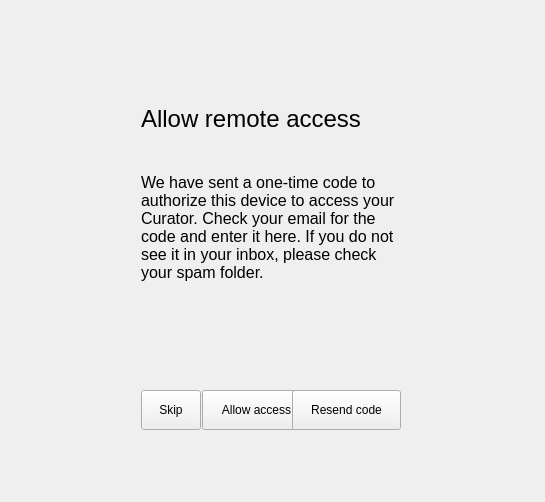
<?xml version="1.0" encoding="UTF-8"?>
<ui version="4.0">
 <class>CodeDialog</class>
 <widget class="QWidget" name="CodeDialog">
  <property name="geometry">
   <rect>
    <x>0</x>
    <y>0</y>
    <width>545</width>
    <height>502</height>
   </rect>
  </property>
  <property name="windowTitle">
   <string/>
  </property>
  <layout class="QVBoxLayout" name="verticalLayout_5">
   <property name="leftMargin">
    <number>0</number>
   </property>
   <property name="topMargin">
    <number>0</number>
   </property>
   <property name="rightMargin">
    <number>0</number>
   </property>
   <property name="bottomMargin">
    <number>0</number>
   </property>
   <item>
    <widget class="QFrame" name="frameInnerVert">
     <property name="class" stdset="0">
      <string notr="true">helper_frame</string>
     </property>
     <layout class="QVBoxLayout" name="verticalLayout">
      <property name="leftMargin">
       <number>12</number>
      </property>
      <property name="topMargin">
       <number>1</number>
      </property>
      <property name="rightMargin">
       <number>12</number>
      </property>
      <property name="bottomMargin">
       <number>1</number>
      </property>
      <item>
       <spacer name="verticalSpacer">
        <property name="orientation">
         <enum>Qt::Orientation::Vertical</enum>
        </property>
        <property name="sizeHint" stdset="0">
         <size>
          <width>20</width>
          <height>10</height>
         </size>
        </property>
       </spacer>
      </item>
      <item>
       <widget class="QFrame" name="frameInnerHoriz">
        <property name="class" stdset="0">
         <string notr="true">helper_frame</string>
        </property>
        <layout class="QHBoxLayout" name="horizontalLayout_2">
         <property name="leftMargin">
          <number>1</number>
         </property>
         <property name="topMargin">
          <number>12</number>
         </property>
         <property name="rightMargin">
          <number>1</number>
         </property>
         <property name="bottomMargin">
          <number>12</number>
         </property>
         <item>
          <spacer name="horizontalSpacer_2">
           <property name="orientation">
            <enum>Qt::Orientation::Horizontal</enum>
           </property>
           <property name="sizeHint" stdset="0">
            <size>
             <width>68</width>
             <height>20</height>
            </size>
           </property>
          </spacer>
         </item>
         <item>
          <widget class="QFrame" name="frame">
           <property name="minimumSize">
            <size>
             <width>312</width>
             <height>408</height>
            </size>
           </property>
           <property name="maximumSize">
            <size>
             <width>312</width>
             <height>408</height>
            </size>
           </property>
           <layout class="QVBoxLayout" name="verticalLayout_2">
            <property name="leftMargin">
             <number>24</number>
            </property>
            <property name="topMargin">
             <number>24</number>
            </property>
            <property name="rightMargin">
             <number>24</number>
            </property>
            <property name="bottomMargin">
             <number>24</number>
            </property>
            <item>
             <widget class="QLabel" name="lblHeader">
              <property name="font">
               <font>
                <pointsize>18</pointsize>
               </font>
              </property>
              <property name="text">
               <string>Allow remote access</string>
              </property>
              <property name="class" stdset="0">
               <string notr="true">text_label</string>
              </property>
             </widget>
            </item>
            <item>
             <widget class="QLabel" name="lblText">
              <property name="font">
               <font>
                <pointsize>12</pointsize>
               </font>
              </property>
              <property name="text">
               <string>We have sent a one-time code to authorize this device to access your Curator. Check your email for the code and enter it here. If you do not see it in your inbox, please check your spam folder.</string>
              </property>
              <property name="wordWrap">
               <bool>true</bool>
              </property>
              <property name="class" stdset="0">
               <string notr="true">text_label</string>
              </property>
             </widget>
            </item>
            <item>
             <widget class="QFrame" name="frameInput">
              <property name="minimumSize">
               <size>
                <width>0</width>
                <height>24</height>
               </size>
              </property>
              <layout class="QVBoxLayout" name="verticalLayout_3">
               <property name="spacing">
                <number>0</number>
               </property>
               <property name="leftMargin">
                <number>0</number>
               </property>
               <property name="topMargin">
                <number>0</number>
               </property>
               <property name="rightMargin">
                <number>0</number>
               </property>
               <property name="bottomMargin">
                <number>0</number>
               </property>
               <item>
                <widget class="CodeInputWidget" name="codeInputWidget" native="true"/>
               </item>
               <item>
                <widget class="QFrame" name="frameError">
                 <property name="minimumSize">
                  <size>
                   <width>0</width>
                   <height>20</height>
                  </size>
                 </property>
                 <property name="maximumSize">
                  <size>
                   <width>16777215</width>
                   <height>20</height>
                  </size>
                 </property>
                 <layout class="QVBoxLayout" name="verticalLayout_4">
                  <property name="leftMargin">
                   <number>0</number>
                  </property>
                  <property name="topMargin">
                   <number>0</number>
                  </property>
                  <property name="rightMargin">
                   <number>0</number>
                  </property>
                  <property name="bottomMargin">
                   <number>0</number>
                  </property>
                  <item>
                   <widget class="QLabel" name="lblError">
                    <property name="text">
                     <string/>
                    </property>
                   </widget>
                  </item>
                 </layout>
                </widget>
               </item>
              </layout>
             </widget>
            </item>
            <item>
             <widget class="QFrame" name="frameButtons">
              <property name="sizePolicy">
               <sizepolicy hsizetype="Preferred" vsizetype="Fixed">
                <horstretch>0</horstretch>
                <verstretch>0</verstretch>
               </sizepolicy>
              </property>
              <property name="minimumSize">
               <size>
                <width>0</width>
                <height>42</height>
               </size>
              </property>
              <property name="class" stdset="0">
               <string notr="true">helper_frame</string>
              </property>
              <layout class="QHBoxLayout" name="horizontalLayout">
               <property name="spacing">
                <number>1</number>
               </property>
               <property name="leftMargin">
                <number>0</number>
               </property>
               <property name="topMargin">
                <number>1</number>
               </property>
               <property name="rightMargin">
                <number>0</number>
               </property>
               <property name="bottomMargin">
                <number>1</number>
               </property>
               <item>
                <spacer name="horizontalSpacer">
                 <property name="orientation">
                  <enum>Qt::Orientation::Horizontal</enum>
                 </property>
                 <property name="sizeHint" stdset="0">
                  <size>
                   <width>1</width>
                   <height>10</height>
                  </size>
                 </property>
                </spacer>
               </item>
               <item>
                <widget class="QPushButton" name="btnSkip">
                 <property name="minimumSize">
                  <size>
                   <width>60</width>
                   <height>40</height>
                  </size>
                 </property>
                 <property name="maximumSize">
                  <size>
                   <width>60</width>
                   <height>16777215</height>
                  </size>
                 </property>
                 <property name="text">
                  <string>Skip</string>
                 </property>
                 <property name="class" stdset="0">
                  <string notr="true">text_button</string>
                 </property>
                </widget>
               </item>
               <item>
                <widget class="QPushButton" name="btnAllowAccess">
                 <property name="minimumSize">
                  <size>
                   <width>109</width>
                   <height>40</height>
                  </size>
                 </property>
                 <property name="maximumSize">
                  <size>
                   <width>109</width>
                   <height>40</height>
                  </size>
                 </property>
                 <property name="text">
                  <string>Allow access</string>
                 </property>
                 <property name="class" stdset="0">
                  <string notr="true">text_button</string>
                 </property>
                </widget>
               </item>
               <item>
                <widget class="QPushButton" name="btnResendCode">
                 <property name="minimumSize">
                  <size>
                   <width>109</width>
                   <height>40</height>
                  </size>
                 </property>
                 <property name="maximumSize">
                  <size>
                   <width>109</width>
                   <height>40</height>
                  </size>
                 </property>
                 <property name="text">
                  <string>Resend code</string>
                 </property>
                 <property name="class" stdset="0">
                  <string notr="true">text_button</string>
                 </property>
                </widget>
               </item>
               <item>
                <widget class="ProgressIndicator" name="spinner" native="true">
                 <property name="minimumSize">
                  <size>
                   <width>24</width>
                   <height>24</height>
                  </size>
                 </property>
                 <property name="maximumSize">
                  <size>
                   <width>24</width>
                   <height>24</height>
                  </size>
                 </property>
                </widget>
               </item>
              </layout>
             </widget>
            </item>
           </layout>
          </widget>
         </item>
         <item>
          <spacer name="horizontalSpacer_3">
           <property name="orientation">
            <enum>Qt::Orientation::Horizontal</enum>
           </property>
           <property name="sizeHint" stdset="0">
            <size>
             <width>67</width>
             <height>20</height>
            </size>
           </property>
          </spacer>
         </item>
        </layout>
       </widget>
      </item>
      <item>
       <spacer name="verticalSpacer_2">
        <property name="orientation">
         <enum>Qt::Orientation::Vertical</enum>
        </property>
        <property name="sizeHint" stdset="0">
         <size>
          <width>20</width>
          <height>10</height>
         </size>
        </property>
       </spacer>
      </item>
     </layout>
    </widget>
   </item>
  </layout>
 </widget>
 <customwidgets>
  <customwidget>
   <class>ProgressIndicator</class>
   <extends>QWidget</extends>
   <header>gui/customui/progressindicator.h</header>
   <container>1</container>
  </customwidget>
  <customwidget>
   <class>CodeInputWidget</class>
   <extends>QWidget</extends>
   <header>gui/customui/codeinputwidget.h</header>
   <container>1</container>
  </customwidget>
 </customwidgets>
 <resources/>
 <connections/>
</ui>
